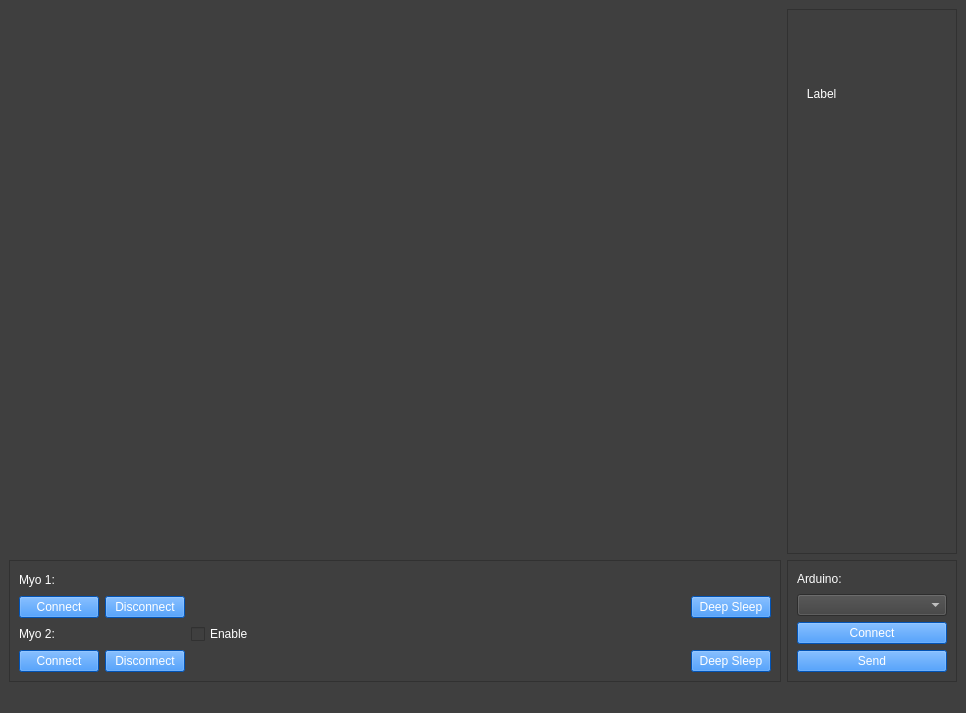
<?xml version="1.0" encoding="UTF-8"?>
<ui version="4.0">
 <class>MainWindow</class>
 <widget class="QMainWindow" name="MainWindow">
  <property name="geometry">
   <rect>
    <x>0</x>
    <y>0</y>
    <width>966</width>
    <height>713</height>
   </rect>
  </property>
  <property name="sizePolicy">
   <sizepolicy hsizetype="Fixed" vsizetype="Fixed">
    <horstretch>0</horstretch>
    <verstretch>0</verstretch>
   </sizepolicy>
  </property>
  <property name="minimumSize">
   <size>
    <width>400</width>
    <height>400</height>
   </size>
  </property>
  <property name="windowTitle">
   <string>Myo Viewer</string>
  </property>
  <property name="styleSheet">
   <string notr="true">QWidget { background-color: rgb(63, 63, 63); color: white }
QPushButton::!enabled { background-color:rgb(170, 170, 170); color: black }
QPushButton { background-color: rgb(2, 116, 255); color: white }</string>
  </property>
  <widget class="QWidget" name="centralwidget">
   <layout class="QGridLayout" name="gridLayout">
    <item row="0" column="0">
     <widget class="QWidget" name="plot" native="true">
      <property name="sizePolicy">
       <sizepolicy hsizetype="Expanding" vsizetype="Preferred">
        <horstretch>0</horstretch>
        <verstretch>0</verstretch>
       </sizepolicy>
      </property>
      <property name="minimumSize">
       <size>
        <width>200</width>
        <height>200</height>
       </size>
      </property>
      <property name="layoutDirection">
       <enum>Qt::LeftToRight</enum>
      </property>
      <layout class="QVBoxLayout" name="mplvl"/>
     </widget>
    </item>
    <item row="0" column="1">
     <widget class="QFrame" name="frame_2">
      <property name="frameShape">
       <enum>QFrame::StyledPanel</enum>
      </property>
      <property name="frameShadow">
       <enum>QFrame::Raised</enum>
      </property>
      <layout class="QGridLayout" name="gridLayout_3">
       <item row="2" column="0">
        <widget class="QLabel" name="lbl_mov">
         <property name="text">
          <string/>
         </property>
         <property name="scaledContents">
          <bool>true</bool>
         </property>
         <property name="alignment">
          <set>Qt::AlignCenter</set>
         </property>
        </widget>
       </item>
       <item row="1" column="0">
        <widget class="QLabel" name="lbl_art">
         <property name="text">
          <string>&lt;html&gt;&lt;head/&gt;&lt;body&gt;&lt;p&gt;&lt;br/&gt;&lt;/p&gt;&lt;/body&gt;&lt;/html&gt;</string>
         </property>
         <property name="scaledContents">
          <bool>true</bool>
         </property>
         <property name="alignment">
          <set>Qt::AlignCenter</set>
         </property>
        </widget>
       </item>
       <item row="0" column="0">
        <widget class="QLabel" name="lbl_pose">
         <property name="sizePolicy">
          <sizepolicy hsizetype="Fixed" vsizetype="Fixed">
           <horstretch>0</horstretch>
           <verstretch>0</verstretch>
          </sizepolicy>
         </property>
         <property name="minimumSize">
          <size>
           <width>150</width>
           <height>150</height>
          </size>
         </property>
         <property name="maximumSize">
          <size>
           <width>150</width>
           <height>150</height>
          </size>
         </property>
         <property name="text">
          <string>   Label</string>
         </property>
         <property name="scaledContents">
          <bool>true</bool>
         </property>
        </widget>
       </item>
      </layout>
     </widget>
    </item>
    <item row="2" column="0">
     <widget class="QFrame" name="frame">
      <property name="sizePolicy">
       <sizepolicy hsizetype="Preferred" vsizetype="Fixed">
        <horstretch>0</horstretch>
        <verstretch>0</verstretch>
       </sizepolicy>
      </property>
      <property name="minimumSize">
       <size>
        <width>200</width>
        <height>0</height>
       </size>
      </property>
      <property name="frameShape">
       <enum>QFrame::StyledPanel</enum>
      </property>
      <property name="frameShadow">
       <enum>QFrame::Raised</enum>
      </property>
      <layout class="QGridLayout" name="gridLayout_2">
       <item row="4" column="3">
        <widget class="QLabel" name="myo_2_name">
         <property name="text">
          <string/>
         </property>
        </widget>
       </item>
       <item row="1" column="6">
        <widget class="QPushButton" name="btn_sleep">
         <property name="sizePolicy">
          <sizepolicy hsizetype="Fixed" vsizetype="Fixed">
           <horstretch>0</horstretch>
           <verstretch>0</verstretch>
          </sizepolicy>
         </property>
         <property name="text">
          <string>Deep Sleep</string>
         </property>
        </widget>
       </item>
       <item row="0" column="3">
        <widget class="QLabel" name="myo_1_name">
         <property name="text">
          <string/>
         </property>
        </widget>
       </item>
       <item row="1" column="1">
        <widget class="QPushButton" name="btn_connect">
         <property name="sizePolicy">
          <sizepolicy hsizetype="Fixed" vsizetype="Fixed">
           <horstretch>0</horstretch>
           <verstretch>0</verstretch>
          </sizepolicy>
         </property>
         <property name="styleSheet">
          <string notr="true"/>
         </property>
         <property name="text">
          <string>Connect</string>
         </property>
        </widget>
       </item>
       <item row="7" column="3">
        <widget class="QPushButton" name="btn_disconnect2">
         <property name="sizePolicy">
          <sizepolicy hsizetype="Fixed" vsizetype="Fixed">
           <horstretch>0</horstretch>
           <verstretch>0</verstretch>
          </sizepolicy>
         </property>
         <property name="text">
          <string>Disconnect</string>
         </property>
        </widget>
       </item>
       <item row="7" column="5">
        <spacer name="horizontalSpacer_2">
         <property name="orientation">
          <enum>Qt::Horizontal</enum>
         </property>
         <property name="sizeHint" stdset="0">
          <size>
           <width>40</width>
           <height>20</height>
          </size>
         </property>
        </spacer>
       </item>
       <item row="0" column="1">
        <widget class="QLabel" name="myo_1">
         <property name="sizePolicy">
          <sizepolicy hsizetype="Fixed" vsizetype="Fixed">
           <horstretch>0</horstretch>
           <verstretch>0</verstretch>
          </sizepolicy>
         </property>
         <property name="minimumSize">
          <size>
           <width>50</width>
           <height>20</height>
          </size>
         </property>
         <property name="maximumSize">
          <size>
           <width>50</width>
           <height>20</height>
          </size>
         </property>
         <property name="text">
          <string>Myo 1:</string>
         </property>
        </widget>
       </item>
       <item row="1" column="3">
        <widget class="QPushButton" name="btn_disconnect">
         <property name="sizePolicy">
          <sizepolicy hsizetype="Fixed" vsizetype="Fixed">
           <horstretch>0</horstretch>
           <verstretch>0</verstretch>
          </sizepolicy>
         </property>
         <property name="styleSheet">
          <string notr="true"/>
         </property>
         <property name="text">
          <string>Disconnect</string>
         </property>
        </widget>
       </item>
       <item row="7" column="1">
        <widget class="QPushButton" name="btn_connect2">
         <property name="sizePolicy">
          <sizepolicy hsizetype="Fixed" vsizetype="Fixed">
           <horstretch>0</horstretch>
           <verstretch>0</verstretch>
          </sizepolicy>
         </property>
         <property name="text">
          <string>Connect</string>
         </property>
        </widget>
       </item>
       <item row="1" column="5">
        <spacer name="horizontalSpacer">
         <property name="orientation">
          <enum>Qt::Horizontal</enum>
         </property>
         <property name="sizeHint" stdset="0">
          <size>
           <width>40</width>
           <height>20</height>
          </size>
         </property>
        </spacer>
       </item>
       <item row="7" column="6">
        <widget class="QPushButton" name="btn_sleep2">
         <property name="sizePolicy">
          <sizepolicy hsizetype="Fixed" vsizetype="Fixed">
           <horstretch>0</horstretch>
           <verstretch>0</verstretch>
          </sizepolicy>
         </property>
         <property name="text">
          <string>Deep Sleep</string>
         </property>
        </widget>
       </item>
       <item row="4" column="1">
        <widget class="QLabel" name="myo_2">
         <property name="minimumSize">
          <size>
           <width>50</width>
           <height>20</height>
          </size>
         </property>
         <property name="maximumSize">
          <size>
           <width>50</width>
           <height>20</height>
          </size>
         </property>
         <property name="text">
          <string>Myo 2:</string>
         </property>
        </widget>
       </item>
       <item row="4" column="4">
        <widget class="QCheckBox" name="cb_myo2">
         <property name="text">
          <string>Enable</string>
         </property>
        </widget>
       </item>
      </layout>
      <zorder>myo_1</zorder>
      <zorder>btn_connect</zorder>
      <zorder>myo_2</zorder>
      <zorder>btn_connect2</zorder>
      <zorder>btn_disconnect</zorder>
      <zorder>btn_sleep</zorder>
      <zorder>horizontalSpacer</zorder>
      <zorder>btn_disconnect2</zorder>
      <zorder>horizontalSpacer_2</zorder>
      <zorder>btn_sleep2</zorder>
      <zorder>myo_1_name</zorder>
      <zorder>myo_2_name</zorder>
      <zorder>cb_myo2</zorder>
     </widget>
    </item>
    <item row="2" column="1">
     <widget class="QFrame" name="frame_arduino">
      <property name="frameShape">
       <enum>QFrame::StyledPanel</enum>
      </property>
      <property name="frameShadow">
       <enum>QFrame::Raised</enum>
      </property>
      <layout class="QVBoxLayout" name="verticalLayout">
       <item>
        <widget class="QLabel" name="label">
         <property name="maximumSize">
          <size>
           <width>50</width>
           <height>20</height>
          </size>
         </property>
         <property name="text">
          <string>Arduino:</string>
         </property>
        </widget>
       </item>
       <item>
        <widget class="QComboBox" name="cb_port"/>
       </item>
       <item>
        <widget class="QPushButton" name="btn_connectArduino">
         <property name="text">
          <string>Connect</string>
         </property>
        </widget>
       </item>
       <item>
        <widget class="QPushButton" name="btn_send">
         <property name="text">
          <string>Send</string>
         </property>
        </widget>
       </item>
      </layout>
     </widget>
    </item>
   </layout>
  </widget>
  <widget class="QMenuBar" name="menubar">
   <property name="geometry">
    <rect>
     <x>0</x>
     <y>0</y>
     <width>966</width>
     <height>25</height>
    </rect>
   </property>
  </widget>
  <widget class="QStatusBar" name="statusbar"/>
 </widget>
 <resources/>
 <connections/>
</ui>
